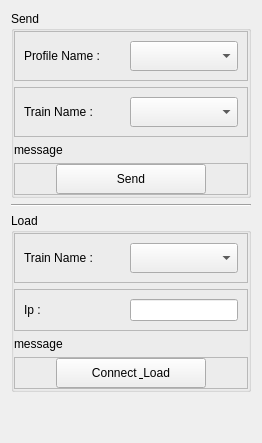
                <widget class="QWidget" name="tab_3">
                 <attribute name="title">
                  <string>Load / Send</string>
                 </attribute>
                 <layout class="QVBoxLayout" name="verticalLayout_7">
                  <item>
                   <widget class="QGroupBox" name="groupBox">
                    <property name="title">
                     <string>Send</string>
                    </property>
                    <layout class="QVBoxLayout" name="verticalLayout_8">
                     <property name="leftMargin">
                      <number>0</number>
                     </property>
                     <property name="topMargin">
                      <number>0</number>
                     </property>
                     <property name="rightMargin">
                      <number>0</number>
                     </property>
                     <property name="bottomMargin">
                      <number>0</number>
                     </property>
                     <item>
                      <widget class="QFrame" name="frame_62">
                       <property name="maximumSize">
                        <size>
                         <width>16777215</width>
                         <height>50</height>
                        </size>
                       </property>
                       <property name="frameShape">
                        <enum>QFrame::Shape::StyledPanel</enum>
                       </property>
                       <property name="frameShadow">
                        <enum>QFrame::Shadow::Raised</enum>
                       </property>
                       <layout class="QHBoxLayout" name="horizontalLayout_16">
                        <item>
                         <widget class="QLabel" name="label_12">
                          <property name="minimumSize">
                           <size>
                            <width>100</width>
                            <height>0</height>
                           </size>
                          </property>
                          <property name="maximumSize">
                           <size>
                            <width>100</width>
                            <height>16777215</height>
                           </size>
                          </property>
                          <property name="text">
                           <string>Profile Name :</string>
                          </property>
                         </widget>
                        </item>
                        <item>
                         <widget class="QComboBox" name="combo_send_profile_name">
                          <property name="minimumSize">
                           <size>
                            <width>0</width>
                            <height>30</height>
                           </size>
                          </property>
                         </widget>
                        </item>
                       </layout>
                      </widget>
                     </item>
                     <item>
                      <widget class="QFrame" name="frame_63">
                       <property name="maximumSize">
                        <size>
                         <width>16777215</width>
                         <height>50</height>
                        </size>
                       </property>
                       <property name="frameShape">
                        <enum>QFrame::Shape::StyledPanel</enum>
                       </property>
                       <property name="frameShadow">
                        <enum>QFrame::Shadow::Raised</enum>
                       </property>
                       <layout class="QHBoxLayout" name="horizontalLayout_21">
                        <item>
                         <widget class="QLabel" name="label_13">
                          <property name="minimumSize">
                           <size>
                            <width>100</width>
                            <height>0</height>
                           </size>
                          </property>
                          <property name="maximumSize">
                           <size>
                            <width>100</width>
                            <height>16777215</height>
                           </size>
                          </property>
                          <property name="text">
                           <string>Train Name :</string>
                          </property>
                         </widget>
                        </item>
                        <item>
                         <widget class="QComboBox" name="combo_send_train_name">
                          <property name="minimumSize">
                           <size>
                            <width>0</width>
                            <height>30</height>
                           </size>
                          </property>
                         </widget>
                        </item>
                       </layout>
                      </widget>
                     </item>
                     <item>
                      <widget class="QLabel" name="send_config_msg">
                       <property name="sizePolicy">
                        <sizepolicy hsizetype="Preferred" vsizetype="Preferred">
                         <horstretch>0</horstretch>
                         <verstretch>0</verstretch>
                        </sizepolicy>
                       </property>
                       <property name="maximumSize">
                        <size>
                         <width>16777215</width>
                         <height>40</height>
                        </size>
                       </property>
                       <property name="styleSheet">
                        <string notr="true">color: rgb(0, 0, 0);</string>
                       </property>
                       <property name="text">
                        <string>message</string>
                       </property>
                       <property name="styleClass" stdset="0">
                        <string>msgStyle</string>
                       </property>
                      </widget>
                     </item>
                     <item>
                      <widget class="QFrame" name="frame_14">
                       <property name="maximumSize">
                        <size>
                         <width>16777215</width>
                         <height>50</height>
                        </size>
                       </property>
                       <property name="frameShape">
                        <enum>QFrame::Shape::StyledPanel</enum>
                       </property>
                       <property name="frameShadow">
                        <enum>QFrame::Shadow::Raised</enum>
                       </property>
                       <layout class="QHBoxLayout" name="horizontalLayout_17">
                        <property name="leftMargin">
                         <number>0</number>
                        </property>
                        <property name="topMargin">
                         <number>0</number>
                        </property>
                        <property name="rightMargin">
                         <number>0</number>
                        </property>
                        <property name="bottomMargin">
                         <number>0</number>
                        </property>
                        <item>
                         <widget class="QPushButton" name="btn_send_profile">
                          <property name="minimumSize">
                           <size>
                            <width>0</width>
                            <height>30</height>
                           </size>
                          </property>
                          <property name="maximumSize">
                           <size>
                            <width>150</width>
                            <height>16777215</height>
                           </size>
                          </property>
                          <property name="cursor">
                           <cursorShape>PointingHandCursor</cursorShape>
                          </property>
                          <property name="text">
                           <string>Send</string>
                          </property>
                         </widget>
                        </item>
                       </layout>
                      </widget>
                     </item>
                    </layout>
                   </widget>
                  </item>
                  <item>
                   <widget class="Line" name="line_3">
                    <property name="orientation">
                     <enum>Qt::Orientation::Horizontal</enum>
                    </property>
                   </widget>
                  </item>
                  <item>
                   <widget class="QGroupBox" name="groupBox_2">
                    <property name="title">
                     <string>Load</string>
                    </property>
                    <layout class="QVBoxLayout" name="verticalLayout_23">
                     <property name="leftMargin">
                      <number>0</number>
                     </property>
                     <property name="topMargin">
                      <number>0</number>
                     </property>
                     <property name="rightMargin">
                      <number>0</number>
                     </property>
                     <property name="bottomMargin">
                      <number>0</number>
                     </property>
                     <item>
                      <widget class="QFrame" name="frame_65">
                       <property name="maximumSize">
                        <size>
                         <width>16777215</width>
                         <height>50</height>
                        </size>
                       </property>
                       <property name="frameShape">
                        <enum>QFrame::Shape::StyledPanel</enum>
                       </property>
                       <property name="frameShadow">
                        <enum>QFrame::Shadow::Raised</enum>
                       </property>
                       <layout class="QHBoxLayout" name="horizontalLayout_35">
                        <item>
                         <widget class="QLabel" name="label_29">
                          <property name="minimumSize">
                           <size>
                            <width>100</width>
                            <height>0</height>
                           </size>
                          </property>
                          <property name="maximumSize">
                           <size>
                            <width>100</width>
                            <height>16777215</height>
                           </size>
                          </property>
                          <property name="text">
                           <string>Train Name :</string>
                          </property>
                         </widget>
                        </item>
                        <item>
                         <widget class="QComboBox" name="combo_load_train_name">
                          <property name="minimumSize">
                           <size>
                            <width>0</width>
                            <height>30</height>
                           </size>
                          </property>
                         </widget>
                        </item>
                       </layout>
                      </widget>
                     </item>
                     <item>
                      <widget class="QFrame" name="frame_16">
                       <property name="minimumSize">
                        <size>
                         <width>0</width>
                         <height>40</height>
                        </size>
                       </property>
                       <property name="frameShape">
                        <enum>QFrame::Shape::StyledPanel</enum>
                       </property>
                       <property name="frameShadow">
                        <enum>QFrame::Shadow::Raised</enum>
                       </property>
                       <layout class="QHBoxLayout" name="horizontalLayout_12">
                        <item>
                         <widget class="QLabel" name="label_5">
                          <property name="minimumSize">
                           <size>
                            <width>100</width>
                            <height>0</height>
                           </size>
                          </property>
                          <property name="maximumSize">
                           <size>
                            <width>100</width>
                            <height>16777215</height>
                           </size>
                          </property>
                          <property name="text">
                           <string>Ip : </string>
                          </property>
                         </widget>
                        </item>
                        <item>
                         <widget class="QLineEdit" name="line_ip_load"/>
                        </item>
                       </layout>
                      </widget>
                     </item>
                     <item>
                      <widget class="QLabel" name="load_config_msg">
                       <property name="sizePolicy">
                        <sizepolicy hsizetype="Preferred" vsizetype="Preferred">
                         <horstretch>0</horstretch>
                         <verstretch>0</verstretch>
                        </sizepolicy>
                       </property>
                       <property name="maximumSize">
                        <size>
                         <width>16777215</width>
                         <height>40</height>
                        </size>
                       </property>
                       <property name="styleSheet">
                        <string notr="true">color: rgb(0, 0, 0);</string>
                       </property>
                       <property name="text">
                        <string>message</string>
                       </property>
                       <property name="styleClass" stdset="0">
                        <string>msgStyle</string>
                       </property>
                      </widget>
                     </item>
                     <item>
                      <widget class="QFrame" name="frame_15">
                       <property name="maximumSize">
                        <size>
                         <width>16777215</width>
                         <height>50</height>
                        </size>
                       </property>
                       <property name="frameShape">
                        <enum>QFrame::Shape::StyledPanel</enum>
                       </property>
                       <property name="frameShadow">
                        <enum>QFrame::Shadow::Raised</enum>
                       </property>
                       <layout class="QHBoxLayout" name="horizontalLayout_36">
                        <property name="spacing">
                         <number>0</number>
                        </property>
                        <property name="leftMargin">
                         <number>0</number>
                        </property>
                        <property name="topMargin">
                         <number>0</number>
                        </property>
                        <property name="rightMargin">
                         <number>0</number>
                        </property>
                        <property name="bottomMargin">
                         <number>0</number>
                        </property>
                        <item>
                         <widget class="QPushButton" name="btn_load_profile">
                          <property name="minimumSize">
                           <size>
                            <width>0</width>
                            <height>30</height>
                           </size>
                          </property>
                          <property name="maximumSize">
                           <size>
                            <width>150</width>
                            <height>16777215</height>
                           </size>
                          </property>
                          <property name="cursor">
                           <cursorShape>PointingHandCursor</cursorShape>
                          </property>
                          <property name="text">
                           <string>Connect &amp; Load</string>
                          </property>
                         </widget>
                        </item>
                       </layout>
                      </widget>
                     </item>
                    </layout>
                   </widget>
                  </item>
                  <item>
                   <spacer name="verticalSpacer_10">
                    <property name="orientation">
                     <enum>Qt::Orientation::Vertical</enum>
                    </property>
                    <property name="sizeHint" stdset="0">
                     <size>
                      <width>20</width>
                      <height>40</height>
                     </size>
                    </property>
                   </spacer>
                  </item>
                 </layout>
                </widget>
